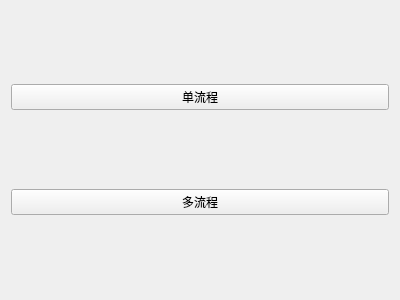
<?xml version="1.0" encoding="UTF-8"?>
<ui version="4.0">
 <class>MultStpeTrigger</class>
 <widget class="QWidget" name="MultStpeTrigger">
  <property name="geometry">
   <rect>
    <x>0</x>
    <y>0</y>
    <width>400</width>
    <height>300</height>
   </rect>
  </property>
  <property name="windowTitle">
   <string>Form</string>
  </property>
  <layout class="QGridLayout" name="gridLayout">
   <item row="0" column="0">
    <widget class="QPushButton" name="btn_test">
     <property name="text">
      <string>单流程</string>
     </property>
    </widget>
   </item>
   <item row="1" column="0">
    <widget class="QPushButton" name="btn_mult">
     <property name="text">
      <string>多流程</string>
     </property>
    </widget>
   </item>
  </layout>
 </widget>
 <resources/>
 <connections/>
</ui>
